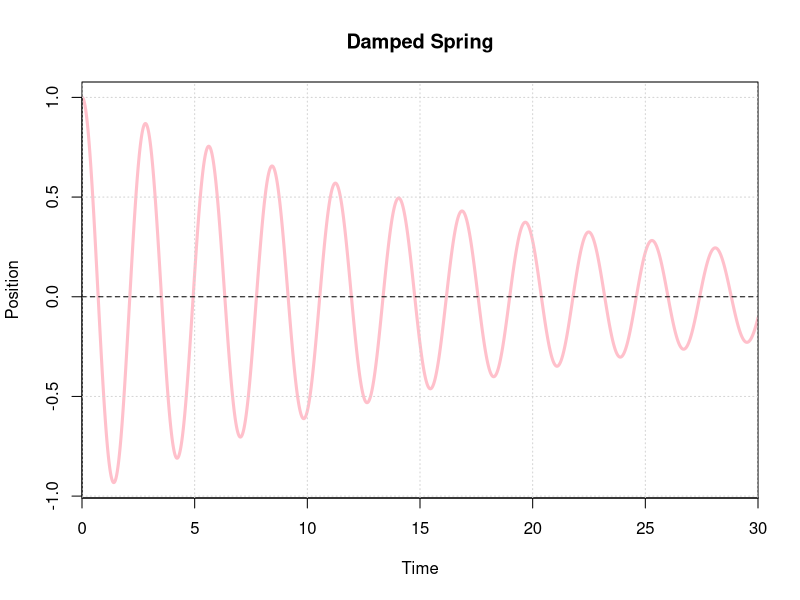

This figure's R source:
# Damped Spring 

P <- 5
C <- 0.15

dt <- 0.01
tmax <- 30

t <- seq(0, tmax, by = dt)
n <- length(t)

position <- numeric(n)
velocity <- numeric(n)

position[1] <- 1
velocity[1] <- 0

for(i in 1:(n-1)){
  
  acceleration <- -P * position[i] - C * velocity[i]
  
  velocity[i+1] <- velocity[i] + acceleration * dt
  position[i+1] <- position[i] + velocity[i] * dt
}

plot(
  t,
  position,
  type = "l",
  lwd = 3,
  col = "pink",
  main = "Damped Spring",
  xlab = "Time",
  ylab = "Position",
  xaxs = "i"
)

grid()
abline(h = 0, lty = 2)
